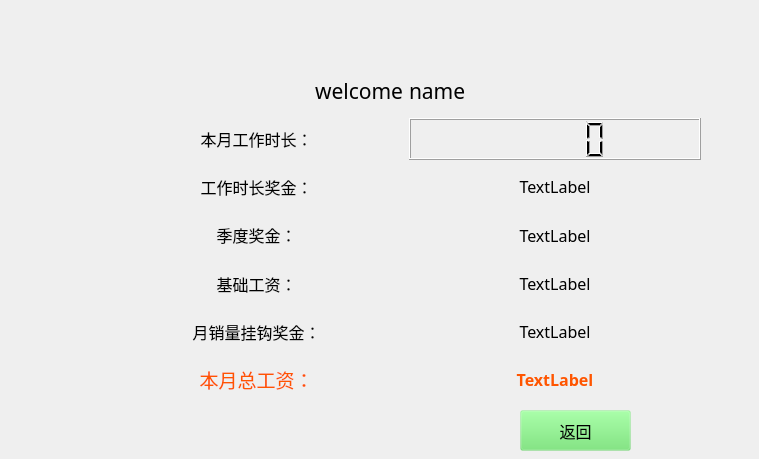
<?xml version="1.0" encoding="UTF-8"?>
<ui version="4.0">
 <class>Check_Salary</class>
 <widget class="QWidget" name="Check_Salary">
  <property name="geometry">
   <rect>
    <x>0</x>
    <y>0</y>
    <width>759</width>
    <height>459</height>
   </rect>
  </property>
  <property name="windowTitle">
   <string>Form</string>
  </property>
  <widget class="QWidget" name="gridLayoutWidget">
   <property name="geometry">
    <rect>
     <x>110</x>
     <y>70</y>
     <width>591</width>
     <height>331</height>
    </rect>
   </property>
   <layout class="QGridLayout" name="gridLayout">
    <item row="6" column="0">
     <widget class="QLabel" name="label_10">
      <property name="font">
       <font>
        <family>微软雅黑</family>
        <pointsize>12</pointsize>
       </font>
      </property>
      <property name="text">
       <string>&lt;html&gt;&lt;head/&gt;&lt;body&gt;&lt;p align=&quot;center&quot;&gt;&lt;span style=&quot; font-size:14pt; color:#ff5500;&quot;&gt;本月总工资：&lt;/span&gt;&lt;/p&gt;&lt;/body&gt;&lt;/html&gt;</string>
      </property>
     </widget>
    </item>
    <item row="2" column="1">
     <widget class="QLabel" name="label_13">
      <property name="font">
       <font>
        <family>微软雅黑</family>
        <pointsize>12</pointsize>
       </font>
      </property>
      <property name="text">
       <string>&lt;html&gt;&lt;head/&gt;&lt;body&gt;&lt;p align=&quot;center&quot;&gt;&lt;span style=&quot; font-size:12pt;&quot;&gt;TextLabel&lt;/span&gt;&lt;/p&gt;&lt;/body&gt;&lt;/html&gt;</string>
      </property>
     </widget>
    </item>
    <item row="3" column="0">
     <widget class="QLabel" name="label_4">
      <property name="font">
       <font>
        <family>微软雅黑</family>
        <pointsize>12</pointsize>
       </font>
      </property>
      <property name="text">
       <string>&lt;html&gt;&lt;head/&gt;&lt;body&gt;&lt;p align=&quot;center&quot;&gt;&lt;span style=&quot; font-size:12pt;&quot;&gt;季度奖金：&lt;/span&gt;&lt;/p&gt;&lt;/body&gt;&lt;/html&gt;</string>
      </property>
     </widget>
    </item>
    <item row="6" column="1">
     <widget class="QLabel" name="label_11">
      <property name="font">
       <font>
        <family>微软雅黑</family>
        <pointsize>12</pointsize>
       </font>
      </property>
      <property name="text">
       <string>&lt;html&gt;&lt;head/&gt;&lt;body&gt;&lt;p align=&quot;center&quot;&gt;&lt;span style=&quot; font-size:12pt; font-weight:600; color:#ff5500;&quot;&gt;TextLabel&lt;/span&gt;&lt;/p&gt;&lt;/body&gt;&lt;/html&gt;</string>
      </property>
     </widget>
    </item>
    <item row="1" column="1">
     <widget class="QLCDNumber" name="lcdNumber">
      <property name="font">
       <font>
        <pointsize>12</pointsize>
       </font>
      </property>
     </widget>
    </item>
    <item row="4" column="1">
     <widget class="QLabel" name="label_7">
      <property name="font">
       <font>
        <family>微软雅黑</family>
        <pointsize>12</pointsize>
       </font>
      </property>
      <property name="text">
       <string>&lt;html&gt;&lt;head/&gt;&lt;body&gt;&lt;p align=&quot;center&quot;&gt;&lt;span style=&quot; font-size:12pt;&quot;&gt;TextLabel&lt;/span&gt;&lt;/p&gt;&lt;/body&gt;&lt;/html&gt;</string>
      </property>
     </widget>
    </item>
    <item row="0" column="1">
     <widget class="QLabel" name="label_2">
      <property name="font">
       <font>
        <family>微软雅黑</family>
        <pointsize>11</pointsize>
       </font>
      </property>
      <property name="text">
       <string>&lt;html&gt;&lt;head/&gt;&lt;body&gt;&lt;p&gt;&lt;span style=&quot; font-size:16pt;&quot;&gt;name&lt;/span&gt;&lt;/p&gt;&lt;/body&gt;&lt;/html&gt;</string>
      </property>
      <property name="alignment">
       <set>Qt::AlignLeading|Qt::AlignLeft|Qt::AlignVCenter</set>
      </property>
     </widget>
    </item>
    <item row="4" column="0">
     <widget class="QLabel" name="label_6">
      <property name="font">
       <font>
        <family>微软雅黑</family>
        <pointsize>12</pointsize>
       </font>
      </property>
      <property name="text">
       <string>&lt;html&gt;&lt;head/&gt;&lt;body&gt;&lt;p align=&quot;center&quot;&gt;&lt;span style=&quot; font-size:12pt;&quot;&gt;基础工资：&lt;/span&gt;&lt;/p&gt;&lt;/body&gt;&lt;/html&gt;</string>
      </property>
     </widget>
    </item>
    <item row="5" column="0">
     <widget class="QLabel" name="label_8">
      <property name="font">
       <font>
        <family>微软雅黑</family>
        <pointsize>12</pointsize>
       </font>
      </property>
      <property name="text">
       <string>&lt;html&gt;&lt;head/&gt;&lt;body&gt;&lt;p align=&quot;center&quot;&gt;&lt;span style=&quot; font-size:12pt;&quot;&gt;月销量挂钩奖金：&lt;/span&gt;&lt;/p&gt;&lt;/body&gt;&lt;/html&gt;</string>
      </property>
     </widget>
    </item>
    <item row="1" column="0">
     <widget class="QLabel" name="label_3">
      <property name="font">
       <font>
        <family>微软雅黑</family>
        <pointsize>11</pointsize>
       </font>
      </property>
      <property name="text">
       <string>&lt;html&gt;&lt;head/&gt;&lt;body&gt;&lt;p&gt;&lt;span style=&quot; font-size:12pt;&quot;&gt;本月工作时长：&lt;/span&gt;&lt;/p&gt;&lt;/body&gt;&lt;/html&gt;</string>
      </property>
      <property name="alignment">
       <set>Qt::AlignCenter</set>
      </property>
     </widget>
    </item>
    <item row="5" column="1">
     <widget class="QLabel" name="label_9">
      <property name="font">
       <font>
        <family>微软雅黑</family>
        <pointsize>12</pointsize>
       </font>
      </property>
      <property name="text">
       <string>&lt;html&gt;&lt;head/&gt;&lt;body&gt;&lt;p align=&quot;center&quot;&gt;&lt;span style=&quot; font-size:12pt;&quot;&gt;TextLabel&lt;/span&gt;&lt;/p&gt;&lt;/body&gt;&lt;/html&gt;</string>
      </property>
     </widget>
    </item>
    <item row="3" column="1">
     <widget class="QLabel" name="label_5">
      <property name="font">
       <font>
        <family>微软雅黑</family>
        <pointsize>12</pointsize>
       </font>
      </property>
      <property name="text">
       <string>&lt;html&gt;&lt;head/&gt;&lt;body&gt;&lt;p align=&quot;center&quot;&gt;&lt;span style=&quot; font-size:12pt;&quot;&gt;TextLabel&lt;/span&gt;&lt;/p&gt;&lt;/body&gt;&lt;/html&gt;</string>
      </property>
     </widget>
    </item>
    <item row="2" column="0">
     <widget class="QLabel" name="label_12">
      <property name="font">
       <font>
        <family>微软雅黑</family>
        <pointsize>12</pointsize>
       </font>
      </property>
      <property name="text">
       <string>&lt;html&gt;&lt;head/&gt;&lt;body&gt;&lt;p align=&quot;center&quot;&gt;&lt;span style=&quot; font-size:12pt;&quot;&gt;工作时长奖金：&lt;/span&gt;&lt;/p&gt;&lt;/body&gt;&lt;/html&gt;</string>
      </property>
     </widget>
    </item>
    <item row="0" column="0">
     <widget class="QLabel" name="label">
      <property name="font">
       <font>
        <family>微软雅黑</family>
        <pointsize>11</pointsize>
       </font>
      </property>
      <property name="text">
       <string>&lt;html&gt;&lt;head/&gt;&lt;body&gt;&lt;p&gt;&lt;span style=&quot; font-size:16pt;&quot;&gt;welcome&lt;/span&gt;&lt;/p&gt;&lt;/body&gt;&lt;/html&gt;</string>
      </property>
      <property name="textFormat">
       <enum>Qt::AutoText</enum>
      </property>
      <property name="alignment">
       <set>Qt::AlignRight|Qt::AlignTrailing|Qt::AlignVCenter</set>
      </property>
     </widget>
    </item>
   </layout>
  </widget>
  <widget class="QPushButton" name="pushButton">
   <property name="geometry">
    <rect>
     <x>520</x>
     <y>410</y>
     <width>111</width>
     <height>41</height>
    </rect>
   </property>
   <property name="font">
    <font>
     <family>微软雅黑</family>
     <pointsize>12</pointsize>
    </font>
   </property>
   <property name="styleSheet">
    <string notr="true"> QPushButton{
                background-color:rgba(100,225,100,30);//背景色（也可以设置图片）
  border-style:outset; //边框样式（inset/outset）
  border-width:4px;  //边框宽度像素
border-radius:10px;        //边框圆角半径像素
border-color:rgba(255,255,255,30);    //边框padding:6px;                //填衬
                }
                //鼠标按下样式
                QPushButton:pressed{
                background-color:rgba(100,255,100,200);
                border-color:rgba(255,255,255,30);
                border-style:inset;
                color:rgba(0,0,0,100);
                }
                //鼠标悬停样式
                QPushButton:hover{
                background-color:rgba(100,255,100,100);
                border-color:rgba(255,255,255,200);
                color:rgba(0,0,0,200);
                }
    </string>
   </property>
   <property name="text">
    <string>返回</string>
   </property>
  </widget>
 </widget>
 <resources/>
 <connections/>
</ui>
